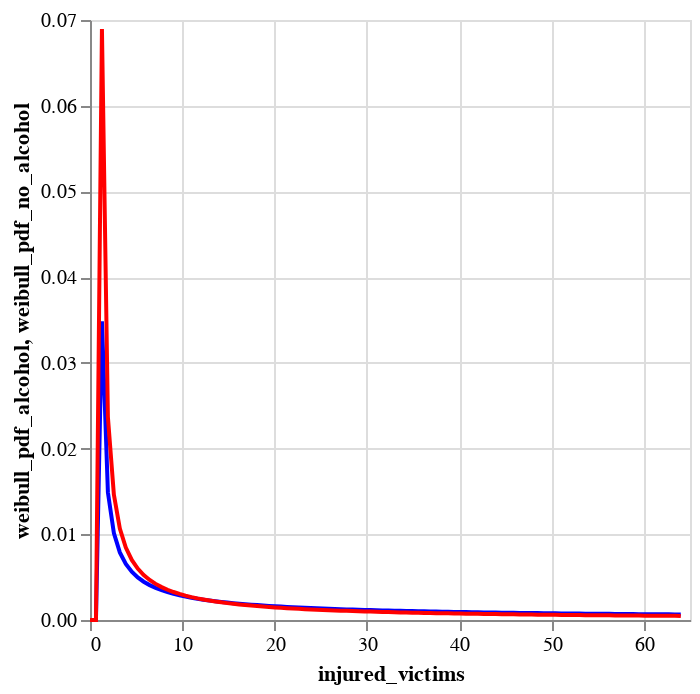

Notebook code cell kept with this figure:
### Code cell
# Generate the Weibull PDF for both alcohol and no alcohol
x_values = np.linspace(0, max(injury_distribution['injured_victims']), 100)  # Range for accident counts

# Weibull PDFs for each distribution
weibull_pdf_alcohol = weibull_min.pdf(x_values, *weibull_params_alcohol)
weibull_pdf_no_alcohol = weibull_min.pdf(x_values, *weibull_params_no_alcohol)

weibull_df = pd.DataFrame({
    'injured_victims': x_values,
    'weibull_pdf_alcohol': weibull_pdf_alcohol,
    'weibull_pdf_no_alcohol': weibull_pdf_no_alcohol,
})

# Plot the Weibull PDFs
line_chart_alcohol = alt.Chart(weibull_df).mark_line(color='blue').encode(
    x='injured_victims:Q',
    y='weibull_pdf_alcohol:Q'
)

line_chart_no_alcohol = alt.Chart(weibull_df).mark_line(color='red').encode(
    x='injured_victims:Q',
    y='weibull_pdf_no_alcohol:Q'
)

final_chart = line_chart_alcohol + line_chart_no_alcohol

final_chart.show()

### Figure 1 — Vega-Lite specification as saved in the notebook (floating-point values rounded to 4 significant figures)
{"config": {"view": {"continuousWidth": 300, "continuousHeight": 300}}, "layer": [{"mark": {"type": "line", "color": "blue"}, "encoding": {"x": {"field": "injured_victims", "type": "quantitative"}, "y": {"field": "weibull_pdf_alcohol", "type": "quantitative"}}}, {"mark": {"type": "line", "color": "red"}, "encoding": {"x": {"field": "injured_victims", "type": "quantitative"}, "y": {"field": "weibull_pdf_no_alcohol", "type": "quantitative"}}}], "data": {"name": "data-dc050061fe679e580be90f5a659161af"}, "$schema": "https://vega.github.io/schema/vega-lite/v5.20.1.json", "datasets": {"data-dc050061fe679e580be90f5a659161af": [{"injured_victims": 0.0, "weibull_pdf_alcohol": 0.0, "weibull_pdf_no_alcohol": 0.0}, {"injured_victims": 0.6465, "weibull_pdf_alcohol": 0.0, "weibull_pdf_no_alcohol": 0.0}, {"injured_victims": 1.293, "weibull_pdf_alcohol": 0.03484, "weibull_pdf_no_alcohol": 0.06894}, {"injured_victims": 1.939, "weibull_pdf_alcohol": 0.01488, "weibull_pdf_no_alcohol": 0.02368}, {"injured_victims": 2.586, "weibull_pdf_alcohol": 0.01014, "weibull_pdf_no_alcohol": 0.01463}, {"injured_victims": 3.232, "weibull_pdf_alcohol": 0.007886, "weibull_pdf_no_alcohol": 0.01068}, {"injured_victims": 3.879, "weibull_pdf_alcohol": 0.006538, "weibull_pdf_no_alcohol": 0.008445}, {"injured_victims": 4.525, "weibull_pdf_alcohol": 0.00563, "weibull_pdf_no_alcohol": 0.007005}, {"injured_victims": 5.172, "weibull_pdf_alcohol": 0.004972, "weibull_pdf_no_alcohol": 0.005996}, {"injured_victims": 5.818, "weibull_pdf_alcohol": 0.004469, "weibull_pdf_no_alcohol": 0.005248}, {"injured_victims": 6.465, "weibull_pdf_alcohol": 0.004071, "weibull_pdf_no_alcohol": 0.004672}, {"injured_victims": 7.111, "weibull_pdf_alcohol": 0.003747, "weibull_pdf_no_alcohol": 0.004212}, {"injured_victims": 7.758, "weibull_pdf_alcohol": 0.003477, "weibull_pdf_no_alcohol": 0.003838}, {"injured_victims": 8.404, "weibull_pdf_alcohol": 0.003249, "weibull_pdf_no_alcohol": 0.003527}, {"injured_victims": 9.051, "weibull_pdf_alcohol": 0.003053, "weibull_pdf_no_alcohol": 0.003264}, {"injured_victims": 9.697, "weibull_pdf_alcohol": 0.002882, "weibull_pdf_no_alcohol": 0.003038}, {"injured_victims": 10.34, "weibull_pdf_alcohol": 0.002732, "weibull_pdf_no_alcohol": 0.002843}, {"injured_victims": 10.99, "weibull_pdf_alcohol": 0.002599, "weibull_pdf_no_alcohol": 0.002672}, {"injured_victims": 11.64, "weibull_pdf_alcohol": 0.00248, "weibull_pdf_no_alcohol": 0.002521}, {"injured_victims": 12.28, "weibull_pdf_alcohol": 0.002373, "weibull_pdf_no_alcohol": 0.002387}, {"injured_victims": 12.93, "weibull_pdf_alcohol": 0.002277, "weibull_pdf_no_alcohol": 0.002266}, {"injured_victims": 13.58, "weibull_pdf_alcohol": 0.002189, "weibull_pdf_no_alcohol": 0.002158}, {"injured_victims": 14.22, "weibull_pdf_alcohol": 0.002108, "weibull_pdf_no_alcohol": 0.00206}, {"injured_victims": 14.87, "weibull_pdf_alcohol": 0.002034, "weibull_pdf_no_alcohol": 0.00197}, {"injured_victims": 15.52, "weibull_pdf_alcohol": 0.001966, "weibull_pdf_no_alcohol": 0.001889}, {"injured_victims": 16.16, "weibull_pdf_alcohol": 0.001903, "weibull_pdf_no_alcohol": 0.001814}, {"injured_victims": 16.81, "weibull_pdf_alcohol": 0.001844, "weibull_pdf_no_alcohol": 0.001745}, {"injured_victims": 17.45, "weibull_pdf_alcohol": 0.001789, "weibull_pdf_no_alcohol": 0.001681}, {"injured_victims": 18.1, "weibull_pdf_alcohol": 0.001738, "weibull_pdf_no_alcohol": 0.001622}, {"injured_victims": 18.75, "weibull_pdf_alcohol": 0.001691, "weibull_pdf_no_alcohol": 0.001567}, {"injured_victims": 19.39, "weibull_pdf_alcohol": 0.001646, "weibull_pdf_no_alcohol": 0.001516}, {"injured_victims": 20.04, "weibull_pdf_alcohol": 0.001604, "weibull_pdf_no_alcohol": 0.001468}, {"injured_victims": 20.69, "weibull_pdf_alcohol": 0.001564, "weibull_pdf_no_alcohol": 0.001423}, {"injured_victims": 21.33, "weibull_pdf_alcohol": 0.001526, "weibull_pdf_no_alcohol": 0.001381}, {"injured_victims": 21.98, "weibull_pdf_alcohol": 0.001491, "weibull_pdf_no_alcohol": 0.001341}, {"injured_victims": 22.63, "weibull_pdf_alcohol": 0.001457, "weibull_pdf_no_alcohol": 0.001304}, {"injured_victims": 23.27, "weibull_pdf_alcohol": 0.001425, "weibull_pdf_no_alcohol": 0.001268}, {"injured_victims": 23.92, "weibull_pdf_alcohol": 0.001395, "weibull_pdf_no_alcohol": 0.001235}, {"injured_victims": 24.57, "weibull_pdf_alcohol": 0.001366, "weibull_pdf_no_alcohol": 0.001204}, {"injured_victims": 25.21, "weibull_pdf_alcohol": 0.001338, "weibull_pdf_no_alcohol": 0.001174}, {"injured_victims": 25.86, "weibull_pdf_alcohol": 0.001312, "weibull_pdf_no_alcohol": 0.001145}, {"injured_victims": 26.51, "weibull_pdf_alcohol": 0.001287, "weibull_pdf_no_alcohol": 0.001118}, {"injured_victims": 27.15, "weibull_pdf_alcohol": 0.001263, "weibull_pdf_no_alcohol": 0.001092}, {"injured_victims": 27.8, "weibull_pdf_alcohol": 0.00124, "weibull_pdf_no_alcohol": 0.001068}, {"injured_victims": 28.44, "weibull_pdf_alcohol": 0.001217, "weibull_pdf_no_alcohol": 0.001044}, {"injured_victims": 29.09, "weibull_pdf_alcohol": 0.001196, "weibull_pdf_no_alcohol": 0.001022}, {"injured_victims": 29.74, "weibull_pdf_alcohol": 0.001176, "weibull_pdf_no_alcohol": 0.001}, {"injured_victims": 30.38, "weibull_pdf_alcohol": 0.001156, "weibull_pdf_no_alcohol": 0.0009799}, {"injured_victims": 31.03, "weibull_pdf_alcohol": 0.001137, "weibull_pdf_no_alcohol": 0.0009602}, {"injured_victims": 31.68, "weibull_pdf_alcohol": 0.001119, "weibull_pdf_no_alcohol": 0.0009413}, {"injured_victims": 32.32, "weibull_pdf_alcohol": 0.001102, "weibull_pdf_no_alcohol": 0.0009232}, {"injured_victims": 32.97, "weibull_pdf_alcohol": 0.001085, "weibull_pdf_no_alcohol": 0.0009058}, {"injured_victims": 33.62, "weibull_pdf_alcohol": 0.001068, "weibull_pdf_no_alcohol": 0.000889}, {"injured_victims": 34.26, "weibull_pdf_alcohol": 0.001053, "weibull_pdf_no_alcohol": 0.0008729}, {"injured_victims": 34.91, "weibull_pdf_alcohol": 0.001037, "weibull_pdf_no_alcohol": 0.0008574}, {"injured_victims": 35.56, "weibull_pdf_alcohol": 0.001023, "weibull_pdf_no_alcohol": 0.0008424}, {"injured_victims": 36.2, "weibull_pdf_alcohol": 0.001008, "weibull_pdf_no_alcohol": 0.0008279}, {"injured_victims": 36.85, "weibull_pdf_alcohol": 0.0009946, "weibull_pdf_no_alcohol": 0.000814}, {"injured_victims": 37.49, "weibull_pdf_alcohol": 0.0009812, "weibull_pdf_no_alcohol": 0.0008005}, {"injured_victims": 38.14, "weibull_pdf_alcohol": 0.0009682, "weibull_pdf_no_alcohol": 0.0007875}, {"injured_victims": 38.79, "weibull_pdf_alcohol": 0.0009556, "weibull_pdf_no_alcohol": 0.000775}, {"injured_victims": 39.43, "weibull_pdf_alcohol": 0.0009434, "weibull_pdf_no_alcohol": 0.0007628}, {"injured_victims": 40.08, "weibull_pdf_alcohol": 0.0009315, "weibull_pdf_no_alcohol": 0.000751}, {"injured_victims": 40.73, "weibull_pdf_alcohol": 0.00092, "weibull_pdf_no_alcohol": 0.0007396}, {"injured_victims": 41.37, "weibull_pdf_alcohol": 0.0009088, "weibull_pdf_no_alcohol": 0.0007285}, {"injured_victims": 42.02, "weibull_pdf_alcohol": 0.0008979, "weibull_pdf_no_alcohol": 0.0007178}, {"injured_victims": 42.67, "weibull_pdf_alcohol": 0.0008873, "weibull_pdf_no_alcohol": 0.0007074}, {"injured_victims": 43.31, "weibull_pdf_alcohol": 0.0008769, "weibull_pdf_no_alcohol": 0.0006973}, {"injured_victims": 43.96, "weibull_pdf_alcohol": 0.0008669, "weibull_pdf_no_alcohol": 0.0006875}, {"injured_victims": 44.61, "weibull_pdf_alcohol": 0.0008571, "weibull_pdf_no_alcohol": 0.000678}, {"injured_victims": 45.25, "weibull_pdf_alcohol": 0.0008475, "weibull_pdf_no_alcohol": 0.0006687}, {"injured_victims": 45.9, "weibull_pdf_alcohol": 0.0008382, "weibull_pdf_no_alcohol": 0.0006597}, {"injured_victims": 46.55, "weibull_pdf_alcohol": 0.0008292, "weibull_pdf_no_alcohol": 0.000651}, {"injured_victims": 47.19, "weibull_pdf_alcohol": 0.0008203, "weibull_pdf_no_alcohol": 0.0006424}, {"injured_victims": 47.84, "weibull_pdf_alcohol": 0.0008117, "weibull_pdf_no_alcohol": 0.0006342}, {"injured_victims": 48.48, "weibull_pdf_alcohol": 0.0008032, "weibull_pdf_no_alcohol": 0.0006261}, {"injured_victims": 49.13, "weibull_pdf_alcohol": 0.000795, "weibull_pdf_no_alcohol": 0.0006182}, {"injured_victims": 49.78, "weibull_pdf_alcohol": 0.000787, "weibull_pdf_no_alcohol": 0.0006106}, {"injured_victims": 50.42, "weibull_pdf_alcohol": 0.0007791, "weibull_pdf_no_alcohol": 0.0006031}, {"injured_victims": 51.07, "weibull_pdf_alcohol": 0.0007714, "weibull_pdf_no_alcohol": 0.0005958}, {"injured_victims": 51.72, "weibull_pdf_alcohol": 0.0007639, "weibull_pdf_no_alcohol": 0.0005887}, {"injured_victims": 52.36, "weibull_pdf_alcohol": 0.0007566, "weibull_pdf_no_alcohol": 0.0005818}, {"injured_victims": 53.01, "weibull_pdf_alcohol": 0.0007494, "weibull_pdf_no_alcohol": 0.000575}, {"injured_victims": 53.66, "weibull_pdf_alcohol": 0.0007424, "weibull_pdf_no_alcohol": 0.0005684}, {"injured_victims": 54.3, "weibull_pdf_alcohol": 0.0007355, "weibull_pdf_no_alcohol": 0.000562}, {"injured_victims": 54.95, "weibull_pdf_alcohol": 0.0007287, "weibull_pdf_no_alcohol": 0.0005557}, {"injured_victims": 55.6, "weibull_pdf_alcohol": 0.0007221, "weibull_pdf_no_alcohol": 0.0005495}, {"injured_victims": 56.24, "weibull_pdf_alcohol": 0.0007157, "weibull_pdf_no_alcohol": 0.0005435}, {"injured_victims": 56.89, "weibull_pdf_alcohol": 0.0007093, "weibull_pdf_no_alcohol": 0.0005376}, {"injured_victims": 57.54, "weibull_pdf_alcohol": 0.0007031, "weibull_pdf_no_alcohol": 0.0005319}, {"injured_victims": 58.18, "weibull_pdf_alcohol": 0.000697, "weibull_pdf_no_alcohol": 0.0005262}, {"injured_victims": 58.83, "weibull_pdf_alcohol": 0.0006911, "weibull_pdf_no_alcohol": 0.0005207}, {"injured_victims": 59.47, "weibull_pdf_alcohol": 0.0006852, "weibull_pdf_no_alcohol": 0.0005153}, {"injured_victims": 60.12, "weibull_pdf_alcohol": 0.0006795, "weibull_pdf_no_alcohol": 0.0005101}, {"injured_victims": 60.77, "weibull_pdf_alcohol": 0.0006739, "weibull_pdf_no_alcohol": 0.0005049}, {"injured_victims": 61.41, "weibull_pdf_alcohol": 0.0006683, "weibull_pdf_no_alcohol": 0.0004999}, {"injured_victims": 62.06, "weibull_pdf_alcohol": 0.0006629, "weibull_pdf_no_alcohol": 0.0004949}, {"injured_victims": 62.71, "weibull_pdf_alcohol": 0.0006576, "weibull_pdf_no_alcohol": 0.00049}, {"injured_victims": 63.35, "weibull_pdf_alcohol": 0.0006524, "weibull_pdf_no_alcohol": 0.0004853}, {"injured_victims": 64.0, "weibull_pdf_alcohol": 0.0006473, "weibull_pdf_no_alcohol": 0.0004806}]}}
